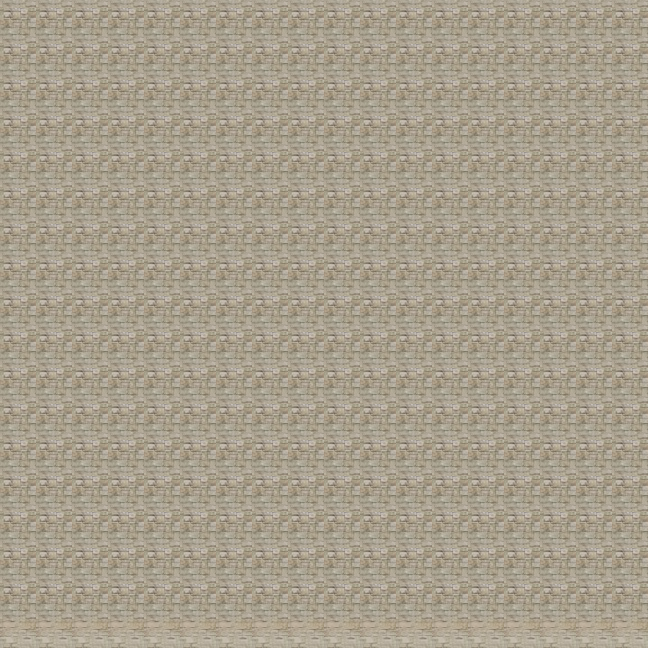

This game map was drawn from its Tiled (.tmx) file and the tilesets committed beside it. A one-line description and the trimmed map source follow:
An orthogonal 18x18 tile map with 36x36 px tiles, 1 tile layer (Tile Layer 1).

<map version="1.0" orientation="orthogonal" width="18" height="18" tilewidth="36" tileheight="36">
 <tileset firstgid="1" name="stones" tilewidth="64" tileheight="64">
  <image source="stone.jpg" width="64" height="64" />
 </tileset>
 <layer name="Tile Layer 1" width="18" height="18">
  <data>[324 cells, 324 non-empty, 1 distinct tile ids]</data>
 </layer>
</map>